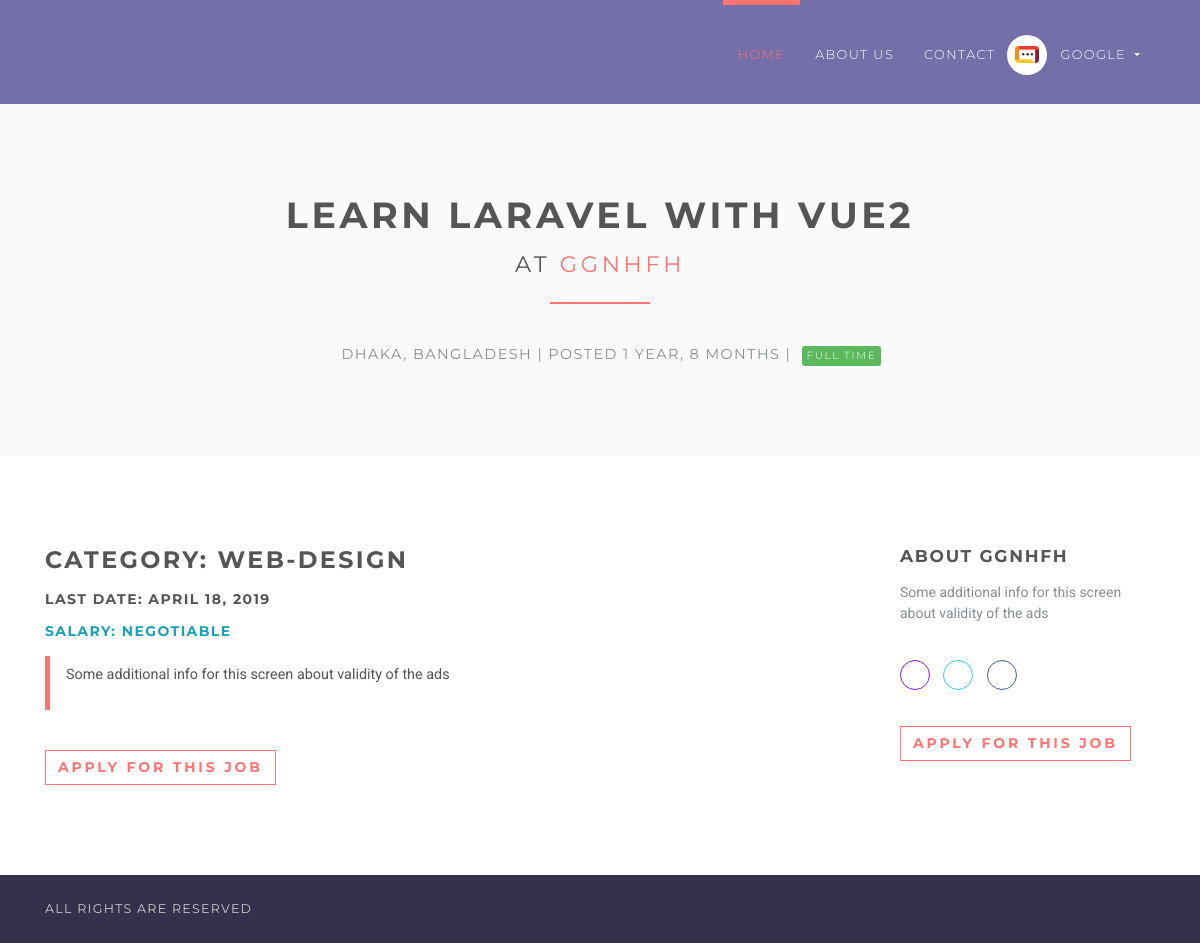
Screenshot of /jobs/1 (signed in) with the database file from the repository.
### accounts/models.py (models this page shows, shortened)
class User(AbstractUser):
    username = None
    role = models.CharField(max_length=12, error_messages={
        'required': "Role must be provided"
    })
    gender = models.CharField(max_length=10, blank=True, null=True, default="")
    email = models.EmailField(unique=True, blank=False,
                              error_messages={
                                  'unique': "A user with that email already exists.",
                              })
    USERNAME_FIELD = "email"
    REQUIRED_FIELDS = []
    objects = UserManager()

### jobsapp/models.py (models this page shows, shortened)
class Job(models.Model):
    user = models.ForeignKey(User, on_delete=models.CASCADE)
    title = models.CharField(max_length=300)
    description = models.TextField()
    location = models.CharField(max_length=150)
    type = models.CharField(choices=JOB_TYPE, max_length=10)
    category = models.CharField(max_length=100)
    last_date = models.DateTimeField()
    company_name = models.CharField(max_length=100)
    company_description = models.CharField(max_length=300)
    website = models.CharField(max_length=100, default="")
    created_at = models.DateTimeField(default=timezone.now)
    filled = models.BooleanField(default=False)

### jobsapp/views/home.py (the view)
# urls.py: path('jobs/<int:id>', JobDetailsView.as_view(), name='jobs-detail'),
class JobDetailsView(DetailView):
    model = Job
    template_name = 'jobs/details.html'
    context_object_name = 'job'
    pk_url_kwarg = 'id'
    def get_object(self, queryset=None):
        obj = super(JobDetailsView, self).get_object(queryset=queryset)
        if obj is None:
            raise Http404("Job doesn't exists")
        return obj
    def get(self, request, *args, **kwargs):
        try:
            self.object = self.get_object()
        except Http404:
            raise Http404("Job doesn't exists")
        context = self.get_context_data(object=self.object)
        return self.render_to_response(context)

### jobsapp/templatetags/is_already_applied.py (called while the page is built)
@register.simple_tag(name='is_already_applied')
def is_already_applied(job, user):
    applied = Applicant.objects.filter(job=job, user=user)
    if applied:
        return True
    else:
        return False

### templates/jobs/details.html (shortened to what this page needs)
{% extends 'base.html' %}
{% load static %}
{% load is_already_applied %}
{% block content %}
    <section class="bg-light-gray">
        <div class="container">
            <h1 class="heading">{{ job.title }}<br>
                <small>at <a href="#"> {{ job.company_name }}</a></small>
            </h1>
            <div class="job-detail-description"><i class="fa fa-map-marker job__location"> </i>
                {{ job.location }} | Posted {{ job.created_at|timesince }} |
                {% if job.type == '1' %}
                    <span class="badge featured-badge badge-success">Full time</span>
                {% elif job.type == '2' %}
                    <span class="badge featured-badge badge-primary">Part time</span>
                {% else %}
                    <span style="color: #ffffff;" class="badge featured-badge badge-warning">Internship</span>
                {% endif %}
            </div>
        </div>
    </section>
    <section>
        <div class="container">
            <div class="row">
                <div class="col-lg-8">
                    <h3>Category: {{ job.category }}</h3>
                    <h5>Last date: {{ job.last_date|date }}</h5>
                    <h5 class="text-info">Salary: Negotiable</h5>
                    <blockquote class="blockquote">
                        <p>{{ job.description }}</p>
                    </blockquote>
                    <div class="job-detail__apply-bottom">
                        {% if request.user.is_authenticated %}
                            {% is_already_applied job request.user as is_applied %}
                            {% if is_applied %}
                                <input type="button" class="btn btn-outline-white-primary" value="Already applied"/>
                            {% else %}
                                <form action="{% url 'jobs:apply-job' job.id %}" method="post">
                                    <input type="submit" class="btn btn-outline-white-primary"
                                           value="Apply for this job"/>
                                </form>
                            {% endif %}
                        {% endif %}
                    </div>
                </div>
                <div class="col-lg-1"></div>
                <div class="col-lg-3">
                    <h4>About {{ job.company_name }}</h4>
                    <p class="job-detail__company-description">{{ job.company_description }}</p>
                    <p class="job-detail__social social social--outline">
                        <a href="{{ job.website }}" data-toggle="tooltip" data-placement="top" title="Website"
                           class="link">
                            <i class="fa fa-link"></i>
                        </a>
                        <a href="#" data-toggle="tooltip" data-placement="top" title="Twitter" class="twitter">
                            <i class="fa fa-twitter"></i>
                        </a>
                        <a href="#" data-toggle="tooltip" data-placement="top" title="Facebook" class="facebook">
                            <i class="fa fa-facebook"></i>
                        </a>
                    </p>
                    <div class="job-detail__apply-top">
                        {% if is_applied %}
                            <input type="button" class="btn btn-outline-white-primary" value="Already applied"/>
                        {% else %}
                            <form action="{% url 'jobs:apply-job' job.id %}" method="post">
                                <input type="submit" class="btn btn-outline-white-primary" value="Apply for this job"/>
                            </form>
                        {% endif %}
                    </div>
                </div>
            </div>
        </div>
    </section>
{% endblock %}

### templates/base.html (shortened to what this page needs)
{% load static %}
<!DOCTYPE html>
<html>
<head>
    <link rel="stylesheet"
          href="{% static 'vendor/bootstrap/css/bootstrap.min.css' %}">
    <link rel="stylesheet"
          href="{% static 'vendor/font-awesome/css/font-awesome.min.css' %}">
    <link rel="stylesheet"
          href="{% static 'vendor/owl.carousel/assets/owl.carousel.css' %}">
    <link rel="stylesheet"
          href="{% static 'vendor/owl.carousel/assets/owl.theme.default.css' %}">
    <link rel="stylesheet" href="{% static 'css/style.default.css' %}"
          id="theme-stylesheet">
    <link rel="stylesheet" href="{% static 'css/custom.css' %}">
</head>
<body>
<header class="header">
    <nav class="navbar navbar-expand-lg">
        <div class="container">
            <div id="navbarSupportedContent" class="collapse navbar-collapse">
                <ul class="navbar-nav ml-auto">
                    <li class="nav-item active">
                        <a href="/" class="nav-link">Home <span class="sr-only">(current)</span></a>
                    </li>
                    <li class="nav-item">
                        <a href="#" class="nav-link">About Us</a>
                    </li>
                    <li class="nav-item">
                        <a href="#" class="nav-link">Contact</a>
                    </li>
                    {% if request.user.is_authenticated and request.user.role == 'employer' %}
                        <li class="nav-item dropdown">
                            <a id="clientZone" href="#" data-toggle="dropdown"
                               aria-haspopup="true" aria-expanded="false"
                               class="nav-link dropdown-toggle has-img mb-3 mb-lg-0 mt-3 mt-lg-0">
                                <div class="client-menu-image">
                                    <div class="inner">
                                        <img src="{% static 'img/company-1.png' %}"
                                             alt="company image"
                                             class="img-fluid">
                                    </div>
                                </div>
                                {% if request.user.role == 'employee' %}
                                    {{ request.user.first_name }} {{ request.user.last_name }}
                                {% else %}
                                    {{ request.user.first_name }}
                                {% endif %}
                            </a>
                        </li>
                    {% endif %}
                </ul>
            </div>
        </div>
    </nav>
</header>
<div>
    {% block content %} {% endblock %}
</div>
<footer class="footer">
    <div class="footer__copyright">
        <div class="container">
            <div class="row">
                <div class="col-md-6 text-md-left text-center">
                     <p>All Rights Are Reserved</p>
                </div>
            </div>
        </div>
    </div>
</footer>
</body>
</html>

### rows the page displays
User: user.first_name "GOOGLE"
Job: title "LEARN LARAVEL WITH VUE2", company_name "GGNHFH", location "DHAKA, BANGLADESH", created_at "1 YEAR, 8 MONTHS", category "WEB-DESIGN", last_date "APRIL 18, 2019", description "Some additional info for this screen about validity of the ads", company_description "Some additional info for this screen about validity of the ads"
